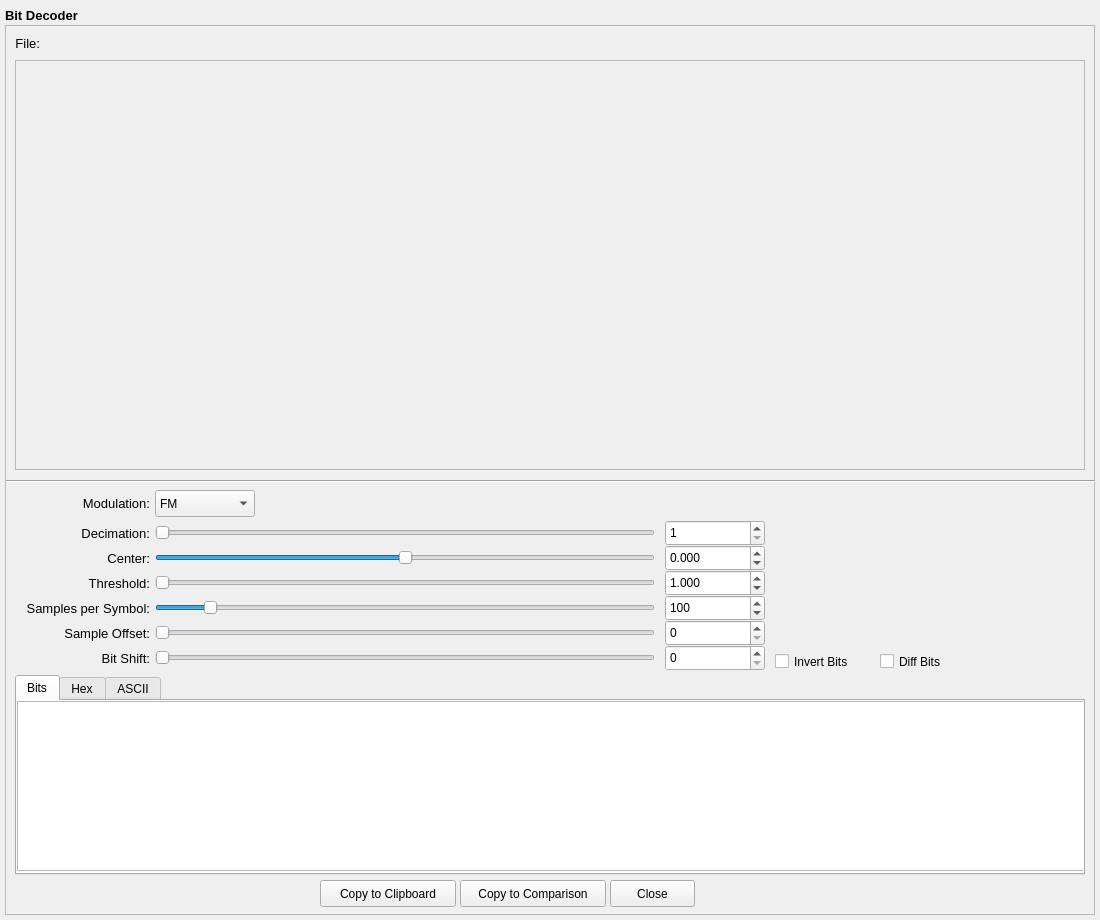
<?xml version="1.0" encoding="UTF-8"?>
<ui version="4.0">
 <class>Dialog</class>
 <widget class="QDialog" name="Dialog">
  <property name="geometry">
   <rect>
    <x>0</x>
    <y>0</y>
    <width>1100</width>
    <height>920</height>
   </rect>
  </property>
  <property name="windowTitle">
   <string>Demodulation Tool</string>
  </property>
  <widget class="QLabel" name="label1_1">
   <property name="geometry">
    <rect>
     <x>5</x>
     <y>5</y>
     <width>1090</width>
     <height>20</height>
    </rect>
   </property>
   <property name="maximumSize">
    <size>
     <width>16777215</width>
     <height>16777215</height>
    </size>
   </property>
   <property name="font">
    <font>
     <family>Ubuntu</family>
     <pointsize>10</pointsize>
     <weight>75</weight>
     <italic>false</italic>
     <bold>true</bold>
    </font>
   </property>
   <property name="text">
    <string>Bit Decoder</string>
   </property>
  </widget>
  <widget class="QFrame" name="frame1_1">
   <property name="geometry">
    <rect>
     <x>5</x>
     <y>25</y>
     <width>1090</width>
     <height>890</height>
    </rect>
   </property>
   <property name="frameShape">
    <enum>QFrame::StyledPanel</enum>
   </property>
   <property name="frameShadow">
    <enum>QFrame::Raised</enum>
   </property>
   <widget class="QLabel" name="label2_file">
    <property name="geometry">
     <rect>
      <x>5</x>
      <y>10</y>
      <width>30</width>
      <height>16</height>
     </rect>
    </property>
    <property name="font">
     <font>
      <pointsize>10</pointsize>
     </font>
    </property>
    <property name="text">
     <string>File:</string>
    </property>
    <property name="alignment">
     <set>Qt::AlignRight|Qt::AlignTrailing|Qt::AlignVCenter</set>
    </property>
   </widget>
   <widget class="QLabel" name="label2_filepath">
    <property name="geometry">
     <rect>
      <x>40</x>
      <y>10</y>
      <width>1040</width>
      <height>16</height>
     </rect>
    </property>
    <property name="font">
     <font>
      <pointsize>10</pointsize>
     </font>
    </property>
    <property name="text">
     <string/>
    </property>
    <property name="alignment">
     <set>Qt::AlignLeading|Qt::AlignLeft|Qt::AlignVCenter</set>
    </property>
   </widget>
   <widget class="Line" name="line_2">
    <property name="geometry">
     <rect>
      <x>1</x>
      <y>455</y>
      <width>1090</width>
      <height>3</height>
     </rect>
    </property>
    <property name="orientation">
     <enum>Qt::Horizontal</enum>
    </property>
   </widget>
   <widget class="QPushButton" name="pushButton_cancel">
    <property name="geometry">
     <rect>
      <x>605</x>
      <y>855</y>
      <width>85</width>
      <height>27</height>
     </rect>
    </property>
    <property name="text">
     <string>Close</string>
    </property>
    <property name="autoDefault">
     <bool>false</bool>
    </property>
   </widget>
   <widget class="QPushButton" name="pushButton_data_viewer">
    <property name="geometry">
     <rect>
      <x>455</x>
      <y>855</y>
      <width>146</width>
      <height>27</height>
     </rect>
    </property>
    <property name="text">
     <string>Copy to Comparison</string>
    </property>
    <property name="autoDefault">
     <bool>false</bool>
    </property>
   </widget>
   <widget class="QPushButton" name="pushButton_clipboard">
    <property name="geometry">
     <rect>
      <x>315</x>
      <y>855</y>
      <width>136</width>
      <height>27</height>
     </rect>
    </property>
    <property name="text">
     <string>Copy to Clipboard</string>
    </property>
    <property name="autoDefault">
     <bool>false</bool>
    </property>
   </widget>
   <widget class="QTabWidget" name="tabWidget_hex">
    <property name="geometry">
     <rect>
      <x>10</x>
      <y>650</y>
      <width>1070</width>
      <height>200</height>
     </rect>
    </property>
    <property name="currentIndex">
     <number>0</number>
    </property>
    <widget class="QWidget" name="tab">
     <attribute name="title">
      <string>Bits</string>
     </attribute>
     <widget class="QTextEdit" name="textEdit_bits">
      <property name="geometry">
       <rect>
        <x>0</x>
        <y>0</y>
        <width>1070</width>
        <height>170</height>
       </rect>
      </property>
     </widget>
    </widget>
    <widget class="QWidget" name="tab_2">
     <attribute name="title">
      <string>Hex</string>
     </attribute>
     <widget class="QTextEdit" name="textEdit_hex">
      <property name="geometry">
       <rect>
        <x>0</x>
        <y>0</y>
        <width>1070</width>
        <height>170</height>
       </rect>
      </property>
     </widget>
    </widget>
    <widget class="QWidget" name="tab_3">
     <attribute name="title">
      <string>ASCII</string>
     </attribute>
     <widget class="QTextEdit" name="textEdit_ascii">
      <property name="geometry">
       <rect>
        <x>0</x>
        <y>0</y>
        <width>1070</width>
        <height>170</height>
       </rect>
      </property>
     </widget>
    </widget>
   </widget>
   <widget class="QSlider" name="horizontalSlider_center">
    <property name="geometry">
     <rect>
      <x>150</x>
      <y>525</y>
      <width>500</width>
      <height>16</height>
     </rect>
    </property>
    <property name="minimum">
     <number>-1000000</number>
    </property>
    <property name="maximum">
     <number>1000000</number>
    </property>
    <property name="pageStep">
     <number>1</number>
    </property>
    <property name="orientation">
     <enum>Qt::Horizontal</enum>
    </property>
   </widget>
   <widget class="QLabel" name="label2_center">
    <property name="geometry">
     <rect>
      <x>10</x>
      <y>525</y>
      <width>135</width>
      <height>16</height>
     </rect>
    </property>
    <property name="font">
     <font>
      <pointsize>10</pointsize>
     </font>
    </property>
    <property name="text">
     <string>Center:</string>
    </property>
    <property name="alignment">
     <set>Qt::AlignRight|Qt::AlignTrailing|Qt::AlignVCenter</set>
    </property>
   </widget>
   <widget class="QLabel" name="label2_decimation">
    <property name="geometry">
     <rect>
      <x>10</x>
      <y>500</y>
      <width>135</width>
      <height>16</height>
     </rect>
    </property>
    <property name="font">
     <font>
      <pointsize>10</pointsize>
     </font>
    </property>
    <property name="text">
     <string>Decimation:</string>
    </property>
    <property name="alignment">
     <set>Qt::AlignRight|Qt::AlignTrailing|Qt::AlignVCenter</set>
    </property>
   </widget>
   <widget class="QSlider" name="horizontalSlider_decimation">
    <property name="geometry">
     <rect>
      <x>150</x>
      <y>500</y>
      <width>500</width>
      <height>16</height>
     </rect>
    </property>
    <property name="minimum">
     <number>1</number>
    </property>
    <property name="maximum">
     <number>1000</number>
    </property>
    <property name="singleStep">
     <number>1</number>
    </property>
    <property name="pageStep">
     <number>1</number>
    </property>
    <property name="orientation">
     <enum>Qt::Horizontal</enum>
    </property>
   </widget>
   <widget class="QLabel" name="label2_rf_power_threshold_hardware">
    <property name="geometry">
     <rect>
      <x>10</x>
      <y>470</y>
      <width>135</width>
      <height>16</height>
     </rect>
    </property>
    <property name="font">
     <font>
      <pointsize>10</pointsize>
     </font>
    </property>
    <property name="text">
     <string>Modulation:</string>
    </property>
    <property name="alignment">
     <set>Qt::AlignRight|Qt::AlignTrailing|Qt::AlignVCenter</set>
    </property>
   </widget>
   <widget class="QComboBox" name="comboBox_demod_type">
    <property name="geometry">
     <rect>
      <x>150</x>
      <y>465</y>
      <width>100</width>
      <height>27</height>
     </rect>
    </property>
    <item>
     <property name="text">
      <string>FM</string>
     </property>
    </item>
   </widget>
   <widget class="QLabel" name="label2_bit_shift">
    <property name="geometry">
     <rect>
      <x>10</x>
      <y>625</y>
      <width>135</width>
      <height>16</height>
     </rect>
    </property>
    <property name="font">
     <font>
      <pointsize>10</pointsize>
     </font>
    </property>
    <property name="text">
     <string>Bit Shift:</string>
    </property>
    <property name="alignment">
     <set>Qt::AlignRight|Qt::AlignTrailing|Qt::AlignVCenter</set>
    </property>
   </widget>
   <widget class="QSlider" name="horizontalSlider_bit_shift">
    <property name="geometry">
     <rect>
      <x>150</x>
      <y>625</y>
      <width>500</width>
      <height>16</height>
     </rect>
    </property>
    <property name="maximum">
     <number>16</number>
    </property>
    <property name="pageStep">
     <number>1</number>
    </property>
    <property name="orientation">
     <enum>Qt::Horizontal</enum>
    </property>
    <property name="tickPosition">
     <enum>QSlider::NoTicks</enum>
    </property>
   </widget>
   <widget class="QLabel" name="label2_sample_per_symbol">
    <property name="geometry">
     <rect>
      <x>10</x>
      <y>575</y>
      <width>135</width>
      <height>16</height>
     </rect>
    </property>
    <property name="font">
     <font>
      <pointsize>10</pointsize>
     </font>
    </property>
    <property name="text">
     <string>Samples per Symbol:</string>
    </property>
    <property name="alignment">
     <set>Qt::AlignRight|Qt::AlignTrailing|Qt::AlignVCenter</set>
    </property>
   </widget>
   <widget class="QSlider" name="horizontalSlider_samples_per_symbol">
    <property name="geometry">
     <rect>
      <x>150</x>
      <y>575</y>
      <width>500</width>
      <height>16</height>
     </rect>
    </property>
    <property name="minimum">
     <number>1</number>
    </property>
    <property name="maximum">
     <number>1000</number>
    </property>
    <property name="pageStep">
     <number>1</number>
    </property>
    <property name="value">
     <number>100</number>
    </property>
    <property name="orientation">
     <enum>Qt::Horizontal</enum>
    </property>
   </widget>
   <widget class="QFrame" name="frame3_iq">
    <property name="geometry">
     <rect>
      <x>10</x>
      <y>35</y>
      <width>1070</width>
      <height>410</height>
     </rect>
    </property>
    <property name="frameShape">
     <enum>QFrame::StyledPanel</enum>
    </property>
    <property name="frameShadow">
     <enum>QFrame::Raised</enum>
    </property>
   </widget>
   <widget class="QLabel" name="label2_threshold">
    <property name="geometry">
     <rect>
      <x>10</x>
      <y>550</y>
      <width>135</width>
      <height>16</height>
     </rect>
    </property>
    <property name="font">
     <font>
      <pointsize>10</pointsize>
     </font>
    </property>
    <property name="text">
     <string>Threshold:</string>
    </property>
    <property name="alignment">
     <set>Qt::AlignRight|Qt::AlignTrailing|Qt::AlignVCenter</set>
    </property>
   </widget>
   <widget class="QSlider" name="horizontalSlider_threshold">
    <property name="geometry">
     <rect>
      <x>150</x>
      <y>550</y>
      <width>500</width>
      <height>16</height>
     </rect>
    </property>
    <property name="maximum">
     <number>100000</number>
    </property>
    <property name="pageStep">
     <number>1</number>
    </property>
    <property name="value">
     <number>100</number>
    </property>
    <property name="orientation">
     <enum>Qt::Horizontal</enum>
    </property>
   </widget>
   <widget class="QDoubleSpinBox" name="doubleSpinBox_decimation">
    <property name="geometry">
     <rect>
      <x>660</x>
      <y>495</y>
      <width>100</width>
      <height>26</height>
     </rect>
    </property>
    <property name="decimals">
     <number>0</number>
    </property>
    <property name="minimum">
     <double>1.000000000000000</double>
    </property>
    <property name="maximum">
     <double>1000.000000000000000</double>
    </property>
    <property name="value">
     <double>1.000000000000000</double>
    </property>
   </widget>
   <widget class="QDoubleSpinBox" name="doubleSpinBox_center">
    <property name="geometry">
     <rect>
      <x>660</x>
      <y>520</y>
      <width>100</width>
      <height>26</height>
     </rect>
    </property>
    <property name="decimals">
     <number>3</number>
    </property>
    <property name="minimum">
     <double>-1000.000000000000000</double>
    </property>
    <property name="maximum">
     <double>1000.000000000000000</double>
    </property>
    <property name="singleStep">
     <double>0.001000000000000</double>
    </property>
   </widget>
   <widget class="QDoubleSpinBox" name="doubleSpinBox_threshold">
    <property name="geometry">
     <rect>
      <x>660</x>
      <y>545</y>
      <width>100</width>
      <height>26</height>
     </rect>
    </property>
    <property name="decimals">
     <number>3</number>
    </property>
    <property name="maximum">
     <double>100.000000000000000</double>
    </property>
    <property name="singleStep">
     <double>0.001000000000000</double>
    </property>
    <property name="value">
     <double>1.000000000000000</double>
    </property>
   </widget>
   <widget class="QSpinBox" name="spinBox_samples_per_symbol">
    <property name="geometry">
     <rect>
      <x>660</x>
      <y>570</y>
      <width>100</width>
      <height>26</height>
     </rect>
    </property>
    <property name="minimum">
     <number>1</number>
    </property>
    <property name="maximum">
     <number>1000</number>
    </property>
    <property name="value">
     <number>100</number>
    </property>
   </widget>
   <widget class="QSpinBox" name="spinBox_bit_shift">
    <property name="geometry">
     <rect>
      <x>660</x>
      <y>620</y>
      <width>100</width>
      <height>26</height>
     </rect>
    </property>
    <property name="maximum">
     <number>16</number>
    </property>
   </widget>
   <widget class="QSpinBox" name="spinBox_sample_offset">
    <property name="geometry">
     <rect>
      <x>660</x>
      <y>595</y>
      <width>100</width>
      <height>26</height>
     </rect>
    </property>
    <property name="minimum">
     <number>0</number>
    </property>
    <property name="maximum">
     <number>10000</number>
    </property>
    <property name="value">
     <number>0</number>
    </property>
   </widget>
   <widget class="QLabel" name="label2_sample_offset">
    <property name="geometry">
     <rect>
      <x>10</x>
      <y>600</y>
      <width>135</width>
      <height>16</height>
     </rect>
    </property>
    <property name="font">
     <font>
      <pointsize>10</pointsize>
     </font>
    </property>
    <property name="text">
     <string>Sample Offset:</string>
    </property>
    <property name="alignment">
     <set>Qt::AlignRight|Qt::AlignTrailing|Qt::AlignVCenter</set>
    </property>
   </widget>
   <widget class="QSlider" name="horizontalSlider_sample_offset">
    <property name="geometry">
     <rect>
      <x>150</x>
      <y>600</y>
      <width>500</width>
      <height>16</height>
     </rect>
    </property>
    <property name="minimum">
     <number>1</number>
    </property>
    <property name="maximum">
     <number>10000</number>
    </property>
    <property name="pageStep">
     <number>1</number>
    </property>
    <property name="value">
     <number>1</number>
    </property>
    <property name="orientation">
     <enum>Qt::Horizontal</enum>
    </property>
   </widget>
   <widget class="QCheckBox" name="checkBox_invert_bits">
    <property name="geometry">
     <rect>
      <x>770</x>
      <y>625</y>
      <width>100</width>
      <height>23</height>
     </rect>
    </property>
    <property name="text">
     <string>Invert Bits</string>
    </property>
   </widget>
   <widget class="QCheckBox" name="checkBox_diff_bits">
    <property name="geometry">
     <rect>
      <x>875</x>
      <y>625</y>
      <width>100</width>
      <height>23</height>
     </rect>
    </property>
    <property name="text">
     <string>Diff Bits</string>
    </property>
   </widget>
  </widget>
 </widget>
 <resources/>
 <connections/>
</ui>
